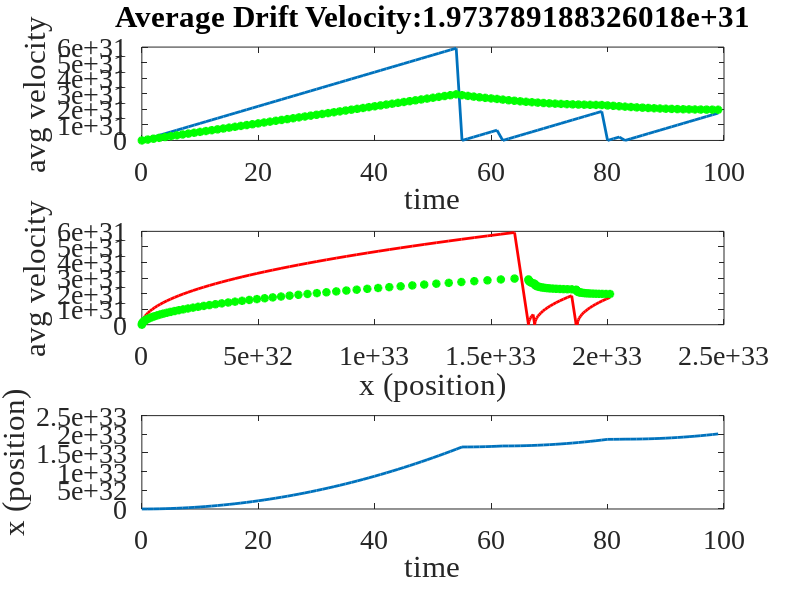

MATLAB code for this plot:
set(0,'DefaultFigureWindowStyle','docked')
set(0, 'defaultaxesfontsize', 20)
set(0, 'defaultaxesfontname', 'Times New Roman')
set(0, 'DefaultLineLineWidth',2);

clear all
close all

x = 0; % electron x position
v = 0; % electron velocity
t = 0; % time elapsed

F = 1;               
m = 9.10938215e-31;  
%m=1;
np = 1;              
dt = 1;              
steps = 100;
tau = 10;            

% multiple particles
v = zeros(np,1);
x = zeros(np,1);

re = 0; 

for i = 2:steps
    t(i) = t(i-1) + dt;
    v(:,i) = v(:, i-1) + F/m*dt;
    x(:,i) = x(:, i-1) + v(:, i-1)*dt + F/m*dt^2/2;
    
    if np == 1
        p = 0.05;
    else
        p = 1-exp(dt/tau);
    end
    
    r = rand(np,1) < p;
    v(r,i) = re*v(r,i);
    average_v(i,:) = mean(v,2)
    
    subplot(3,1,1)
    plot(t,v,'-');
    hold on
    subplot(3,1,1)
    plot(t,average_v,'g*');
    hold off
    xlabel('time')
    ylabel('avg velocity')
    title(['Average Drift Velocity:' num2str(average_v(i))])
    
    subplot(3,1,2)
    plot(x(1,:),v(1,:),'r-');
    hold on
    subplot(3,1,2)
    if np == 1
        plot(x(1,:),average_v(:,1),'g*');
    end
    hold off
    xlabel('x (position)')
    ylabel('avg velocity')    

    subplot(3,1,3)
    plot(t,x,'-');
    xlabel('time')
    ylabel('x (position)')
    
    pause(0.01)
end

display('Average V')
mean(v)


